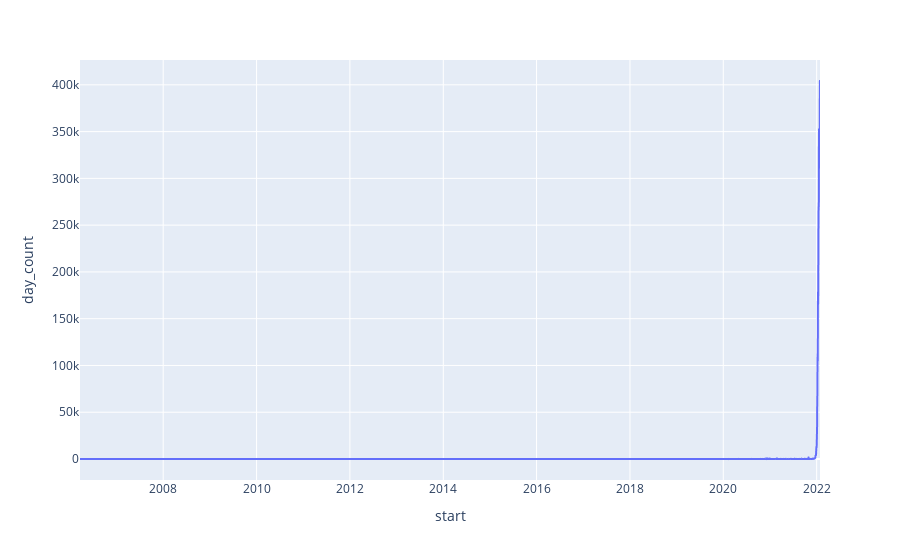

Notebook code for this chart:
### Code cell
import plotly.express as xp

xp.line(df, x='start', y='day_count')

### Figure 1 — Plotly figure (JSON) as saved in the notebook; plotly's stock layout.template omitted (floating-point values rounded to 4 significant figures; data arrays with more than 128 entries replaced by an {"elided": "..."} marker saying what was removed)
{"data": [{"hovertemplate": "start=%{x}<br>day_count=%{y}<extra></extra>", "legendgroup": "", "line": {"color": "#636efa", "dash": "solid"}, "marker": {"symbol": "circle"}, "mode": "lines", "name": "", "showlegend": false, "type": "scattergl", "x": {"elided": "5792 str values"}, "xaxis": "x", "y": {"elided": "5792 int values"}, "yaxis": "y"}], "layout": {"legend": {"tracegroupgap": 0}, "margin": {"t": 60}, "xaxis": {"anchor": "y", "domain": [0, 1], "title": {"text": "start"}}, "yaxis": {"anchor": "x", "domain": [0, 1], "title": {"text": "day_count"}}}}
